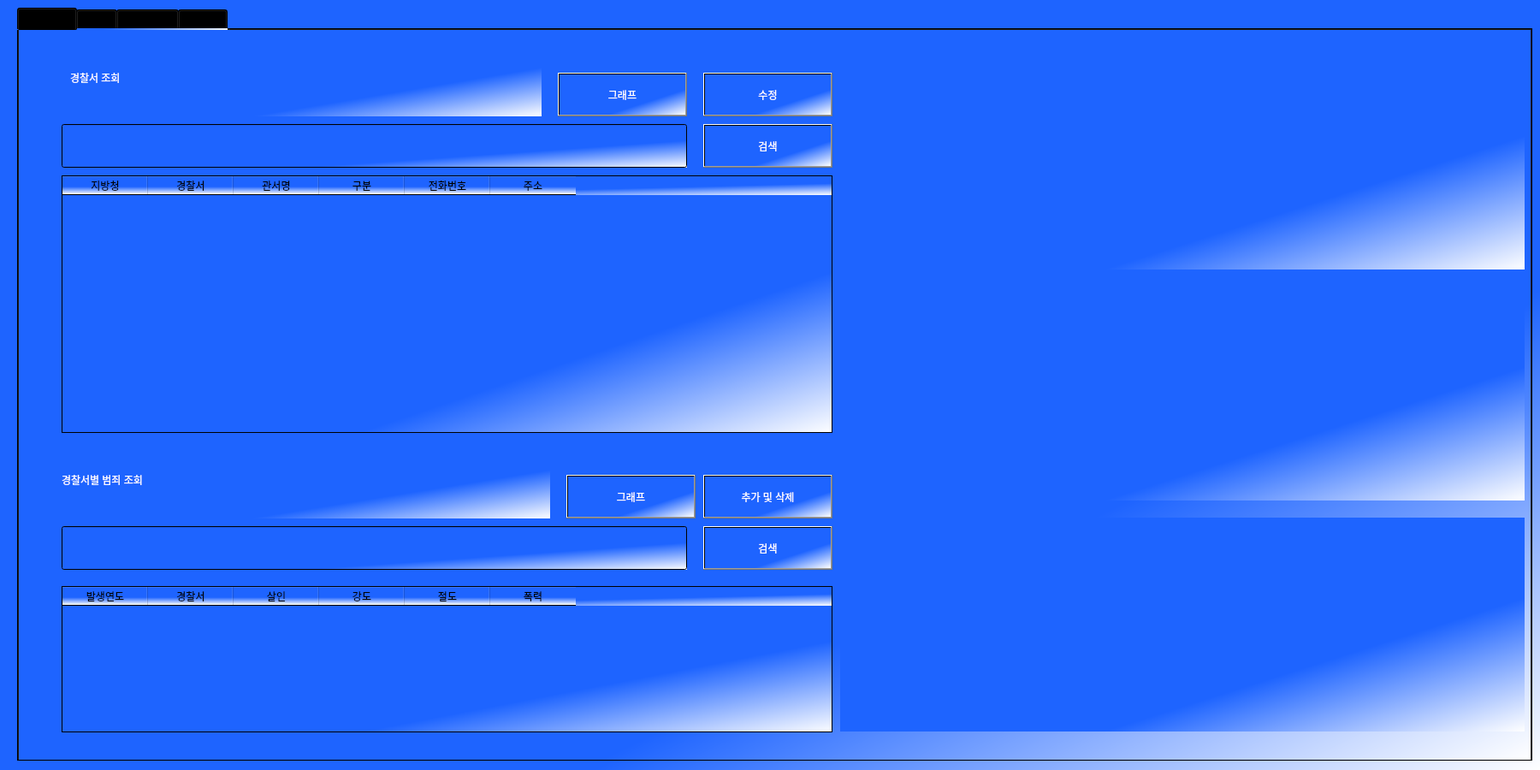
<?xml version="1.0" encoding="UTF-8"?>
<ui version="4.0">
 <class>Form</class>
 <widget class="QWidget" name="Form">
  <property name="geometry">
   <rect>
    <x>0</x>
    <y>0</y>
    <width>1800</width>
    <height>900</height>
   </rect>
  </property>
  <property name="windowTitle">
   <string>Form</string>
  </property>
  <property name="styleSheet">
   <string notr="true">background-color:qlineargradient(spread:pad, x1:0.254, y1:0.267, x2:1, y2:1, stop:0.580488 rgba(30, 100, 255, 255), stop:1 rgba(255, 255, 255, 255));</string>
  </property>
  <widget class="QTabWidget" name="tabWidget">
   <property name="geometry">
    <rect>
     <x>20</x>
     <y>9</y>
     <width>1771</width>
     <height>881</height>
    </rect>
   </property>
   <property name="currentIndex">
    <number>0</number>
   </property>
   <widget class="QWidget" name="tab">
    <attribute name="title">
     <string>메인화면</string>
    </attribute>
    <widget class="QLabel" name="label">
     <property name="geometry">
      <rect>
       <x>60</x>
       <y>10</y>
       <width>551</width>
       <height>91</height>
      </rect>
     </property>
     <property name="styleSheet">
      <string notr="true">color:rgb(255, 255, 255);
font: 75 italic 36pt &quot;Sitka Banner&quot;;
</string>
     </property>
     <property name="text">
      <string>경찰서 조회</string>
     </property>
    </widget>
    <widget class="QPushButton" name="search_pushButton">
     <property name="geometry">
      <rect>
       <x>800</x>
       <y>110</y>
       <width>151</width>
       <height>51</height>
      </rect>
     </property>
     <property name="styleSheet">
      <string notr="true">color:rgb(255, 255, 255);
font: 75 italic 18pt &quot;Sitka Banner&quot;;
</string>
     </property>
     <property name="text">
      <string>검색</string>
     </property>
    </widget>
    <widget class="QTableWidget" name="tableWidget">
     <property name="geometry">
      <rect>
       <x>50</x>
       <y>170</y>
       <width>901</width>
       <height>301</height>
      </rect>
     </property>
     <property name="editTriggers">
      <set>QAbstractItemView::NoEditTriggers</set>
     </property>
     <column>
      <property name="text">
       <string>지방청</string>
      </property>
     </column>
     <column>
      <property name="text">
       <string>경찰서</string>
      </property>
     </column>
     <column>
      <property name="text">
       <string>관서명</string>
      </property>
     </column>
     <column>
      <property name="text">
       <string>구분</string>
      </property>
     </column>
     <column>
      <property name="text">
       <string>전화번호</string>
      </property>
     </column>
     <column>
      <property name="text">
       <string>주소</string>
      </property>
     </column>
    </widget>
    <widget class="QLineEdit" name="search_lineEdit">
     <property name="geometry">
      <rect>
       <x>50</x>
       <y>110</y>
       <width>731</width>
       <height>51</height>
      </rect>
     </property>
     <property name="styleSheet">
      <string notr="true">color:rgb(255, 255, 255);
font: 75 30pt &quot;Sitka Banner&quot;;
</string>
     </property>
     <property name="text">
      <string/>
     </property>
    </widget>
    <widget class="QPushButton" name="pushButton">
     <property name="geometry">
      <rect>
       <x>800</x>
       <y>50</y>
       <width>151</width>
       <height>51</height>
      </rect>
     </property>
     <property name="styleSheet">
      <string notr="true">color:rgb(255, 255, 255);
font: 75 italic 18pt &quot;Sitka Banner&quot;;
</string>
     </property>
     <property name="text">
      <string>수정</string>
     </property>
    </widget>
    <widget class="QPushButton" name="pushButton_2">
     <property name="geometry">
      <rect>
       <x>800</x>
       <y>520</y>
       <width>151</width>
       <height>51</height>
      </rect>
     </property>
     <property name="styleSheet">
      <string notr="true">color:rgb(255, 255, 255);
font: 75 italic 18pt &quot;Sitka Banner&quot;;
</string>
     </property>
     <property name="text">
      <string>추가 및 삭제</string>
     </property>
    </widget>
    <widget class="QPushButton" name="pushButton_3">
     <property name="geometry">
      <rect>
       <x>630</x>
       <y>50</y>
       <width>151</width>
       <height>51</height>
      </rect>
     </property>
     <property name="styleSheet">
      <string notr="true">color:rgb(255, 255, 255);
font: 75 italic 18pt &quot;Sitka Banner&quot;;
</string>
     </property>
     <property name="text">
      <string>그래프</string>
     </property>
    </widget>
    <widget class="QLabel" name="label_2">
     <property name="geometry">
      <rect>
       <x>50</x>
       <y>480</y>
       <width>571</width>
       <height>91</height>
      </rect>
     </property>
     <property name="styleSheet">
      <string notr="true">color:rgb(255, 255, 255);
font: 75 italic 36pt &quot;Sitka Banner&quot;;
</string>
     </property>
     <property name="text">
      <string>경찰서별 범죄 조회</string>
     </property>
    </widget>
    <widget class="QLineEdit" name="search_lineEdit_2">
     <property name="geometry">
      <rect>
       <x>50</x>
       <y>580</y>
       <width>731</width>
       <height>51</height>
      </rect>
     </property>
     <property name="styleSheet">
      <string notr="true">color:rgb(255, 255, 255);
font: 75 30pt &quot;Sitka Banner&quot;;
</string>
     </property>
     <property name="text">
      <string/>
     </property>
    </widget>
    <widget class="QPushButton" name="search_pushButton_2">
     <property name="geometry">
      <rect>
       <x>800</x>
       <y>580</y>
       <width>151</width>
       <height>51</height>
      </rect>
     </property>
     <property name="styleSheet">
      <string notr="true">color:rgb(255, 255, 255);
font: 75 italic 18pt &quot;Sitka Banner&quot;;
</string>
     </property>
     <property name="text">
      <string>검색</string>
     </property>
    </widget>
    <widget class="QPushButton" name="pushButton_4">
     <property name="geometry">
      <rect>
       <x>640</x>
       <y>520</y>
       <width>151</width>
       <height>51</height>
      </rect>
     </property>
     <property name="styleSheet">
      <string notr="true">color:rgb(255, 255, 255);
font: 75 italic 18pt &quot;Sitka Banner&quot;;
</string>
     </property>
     <property name="text">
      <string>그래프</string>
     </property>
    </widget>
    <widget class="QTableWidget" name="tableWidget_3">
     <property name="geometry">
      <rect>
       <x>50</x>
       <y>650</y>
       <width>901</width>
       <height>171</height>
      </rect>
     </property>
     <property name="columnCount">
      <number>6</number>
     </property>
     <column>
      <property name="text">
       <string>발생연도</string>
      </property>
     </column>
     <column>
      <property name="text">
       <string>경찰서</string>
      </property>
     </column>
     <column>
      <property name="text">
       <string>살인</string>
      </property>
     </column>
     <column>
      <property name="text">
       <string>강도</string>
      </property>
     </column>
     <column>
      <property name="text">
       <string>절도</string>
      </property>
     </column>
     <column>
      <property name="text">
       <string>폭력</string>
      </property>
     </column>
    </widget>
    <widget class="PlotWidget" name="graph1" native="true">
     <property name="geometry">
      <rect>
       <x>960</x>
       <y>30</y>
       <width>800</width>
       <height>250</height>
      </rect>
     </property>
    </widget>
    <widget class="PlotWidget" name="graph2" native="true">
     <property name="geometry">
      <rect>
       <x>960</x>
       <y>300</y>
       <width>800</width>
       <height>250</height>
      </rect>
     </property>
    </widget>
    <widget class="PlotWidget" name="graph3" native="true">
     <property name="geometry">
      <rect>
       <x>960</x>
       <y>570</y>
       <width>800</width>
       <height>250</height>
      </rect>
     </property>
    </widget>
   </widget>
   <widget class="QWidget" name="tab_3">
    <attribute name="title">
     <string>수정</string>
    </attribute>
    <widget class="QLabel" name="label_55">
     <property name="geometry">
      <rect>
       <x>20</x>
       <y>10</y>
       <width>321</width>
       <height>51</height>
      </rect>
     </property>
     <property name="styleSheet">
      <string notr="true">color:rgb(255, 255, 255);
font: 75 italic 30pt &quot;Sitka Banner&quot;;
</string>
     </property>
     <property name="text">
      <string>지방청 목록</string>
     </property>
    </widget>
    <widget class="QComboBox" name="ITEMLIST_2">
     <property name="geometry">
      <rect>
       <x>20</x>
       <y>70</y>
       <width>351</width>
       <height>61</height>
      </rect>
     </property>
     <property name="styleSheet">
      <string notr="true">
background-color:rgb(255, 255, 255);
font: 20pt &quot;Cambria&quot;;
</string>
     </property>
    </widget>
    <widget class="QLabel" name="label_61">
     <property name="geometry">
      <rect>
       <x>20</x>
       <y>150</y>
       <width>321</width>
       <height>51</height>
      </rect>
     </property>
     <property name="styleSheet">
      <string notr="true">color:rgb(255, 255, 255);
font: 75 italic 30pt &quot;Sitka Banner&quot;;
</string>
     </property>
     <property name="text">
      <string>경찰서 목록</string>
     </property>
    </widget>
    <widget class="QComboBox" name="ITEMLIST_5">
     <property name="geometry">
      <rect>
       <x>20</x>
       <y>200</y>
       <width>351</width>
       <height>61</height>
      </rect>
     </property>
     <property name="styleSheet">
      <string notr="true">
background-color:rgb(255, 255, 255);
font: 20pt &quot;Cambria&quot;;
</string>
     </property>
    </widget>
    <widget class="QLabel" name="label_62">
     <property name="geometry">
      <rect>
       <x>20</x>
       <y>270</y>
       <width>321</width>
       <height>51</height>
      </rect>
     </property>
     <property name="styleSheet">
      <string notr="true">color:rgb(255, 255, 255);
font: 75 italic 30pt &quot;Sitka Banner&quot;;
</string>
     </property>
     <property name="text">
      <string>관서명(세부지역)</string>
     </property>
    </widget>
    <widget class="QComboBox" name="ITEMLIST_6">
     <property name="geometry">
      <rect>
       <x>20</x>
       <y>330</y>
       <width>351</width>
       <height>61</height>
      </rect>
     </property>
     <property name="styleSheet">
      <string notr="true">
background-color:rgb(255, 255, 255);
font: 20pt &quot;Cambria&quot;;
</string>
     </property>
    </widget>
    <widget class="QLabel" name="label_63">
     <property name="geometry">
      <rect>
       <x>20</x>
       <y>400</y>
       <width>321</width>
       <height>51</height>
      </rect>
     </property>
     <property name="styleSheet">
      <string notr="true">color:rgb(255, 255, 255);
font: 75 italic 30pt &quot;Sitka Banner&quot;;
</string>
     </property>
     <property name="text">
      <string>경찰_구분</string>
     </property>
    </widget>
    <widget class="QLineEdit" name="ITEMNAME_7">
     <property name="geometry">
      <rect>
       <x>20</x>
       <y>450</y>
       <width>351</width>
       <height>61</height>
      </rect>
     </property>
     <property name="styleSheet">
      <string notr="true">color:rgb(255, 255, 255);
font: 75 30pt &quot;Sitka Banner&quot;;
</string>
     </property>
     <property name="text">
      <string/>
     </property>
    </widget>
    <widget class="QLabel" name="label_64">
     <property name="geometry">
      <rect>
       <x>20</x>
       <y>520</y>
       <width>321</width>
       <height>51</height>
      </rect>
     </property>
     <property name="styleSheet">
      <string notr="true">color:rgb(255, 255, 255);
font: 75 italic 30pt &quot;Sitka Banner&quot;;
</string>
     </property>
     <property name="text">
      <string>경찰_전화번호</string>
     </property>
    </widget>
    <widget class="QLineEdit" name="ITEMNAME_8">
     <property name="geometry">
      <rect>
       <x>20</x>
       <y>570</y>
       <width>351</width>
       <height>61</height>
      </rect>
     </property>
     <property name="styleSheet">
      <string notr="true">color:rgb(255, 255, 255);
font: 75 30pt &quot;Sitka Banner&quot;;
</string>
     </property>
     <property name="text">
      <string/>
     </property>
    </widget>
    <widget class="QLabel" name="label_65">
     <property name="geometry">
      <rect>
       <x>20</x>
       <y>640</y>
       <width>321</width>
       <height>51</height>
      </rect>
     </property>
     <property name="styleSheet">
      <string notr="true">color:rgb(255, 255, 255);
font: 75 italic 30pt &quot;Sitka Banner&quot;;
</string>
     </property>
     <property name="text">
      <string>경찰_주소</string>
     </property>
    </widget>
    <widget class="QLineEdit" name="ITEMNAME_9">
     <property name="geometry">
      <rect>
       <x>20</x>
       <y>700</y>
       <width>351</width>
       <height>61</height>
      </rect>
     </property>
     <property name="styleSheet">
      <string notr="true">color:rgb(255, 255, 255);
font: 75 30pt &quot;Sitka Banner&quot;;
</string>
     </property>
     <property name="text">
      <string/>
     </property>
    </widget>
    <widget class="QPushButton" name="CHANGEBUTTON_3">
     <property name="geometry">
      <rect>
       <x>20</x>
       <y>770</y>
       <width>171</width>
       <height>71</height>
      </rect>
     </property>
     <property name="styleSheet">
      <string notr="true">QPushButton{
border-radius: 20px;
background-color:rgb(255, 255, 255);
font: 20pt &quot;Cambria&quot;;
color: rgb(0, 0, 0)
}</string>
     </property>
     <property name="text">
      <string>데이터 수정</string>
     </property>
    </widget>
    <widget class="QPushButton" name="CHANGEBUTTON_4">
     <property name="geometry">
      <rect>
       <x>210</x>
       <y>770</y>
       <width>171</width>
       <height>71</height>
      </rect>
     </property>
     <property name="styleSheet">
      <string notr="true">QPushButton{
border-radius: 20px;
background-color:rgb(255, 255, 255);
font: 20pt &quot;Cambria&quot;;
color: rgb(0, 0, 0)
}</string>
     </property>
     <property name="text">
      <string>메인화면</string>
     </property>
    </widget>
    <widget class="QTableWidget" name="tableWidget_5">
     <property name="geometry">
      <rect>
       <x>430</x>
       <y>30</y>
       <width>621</width>
       <height>451</height>
      </rect>
     </property>
     <property name="editTriggers">
      <set>QAbstractItemView::NoEditTriggers</set>
     </property>
     <property name="columnCount">
      <number>6</number>
     </property>
     <column>
      <property name="text">
       <string>지방청</string>
      </property>
     </column>
     <column>
      <property name="text">
       <string>경찰서</string>
      </property>
     </column>
     <column>
      <property name="text">
       <string>관서명</string>
      </property>
     </column>
     <column>
      <property name="text">
       <string>구분</string>
      </property>
     </column>
     <column>
      <property name="text">
       <string>전화번호</string>
      </property>
     </column>
     <column>
      <property name="text">
       <string>주소</string>
      </property>
     </column>
    </widget>
   </widget>
   <widget class="QWidget" name="tab_2">
    <attribute name="title">
     <string>추가,삭제</string>
    </attribute>
    <widget class="QLabel" name="label_52">
     <property name="geometry">
      <rect>
       <x>30</x>
       <y>170</y>
       <width>221</width>
       <height>51</height>
      </rect>
     </property>
     <property name="styleSheet">
      <string notr="true">color:rgb(255, 255, 255);
font: 75 italic 30pt &quot;Sitka Banner&quot;;
</string>
     </property>
     <property name="text">
      <string>범죄 유형</string>
     </property>
    </widget>
    <widget class="QLineEdit" name="ITEMNAME_2">
     <property name="geometry">
      <rect>
       <x>20</x>
       <y>230</y>
       <width>341</width>
       <height>61</height>
      </rect>
     </property>
     <property name="styleSheet">
      <string notr="true">color:rgb(255, 255, 255);
font: 75 30pt &quot;Sitka Banner&quot;;
</string>
     </property>
     <property name="text">
      <string/>
     </property>
    </widget>
    <widget class="QLabel" name="label_53">
     <property name="geometry">
      <rect>
       <x>30</x>
       <y>300</y>
       <width>221</width>
       <height>51</height>
      </rect>
     </property>
     <property name="styleSheet">
      <string notr="true">color:rgb(255, 255, 255);
font: 75 italic 30pt &quot;Sitka Banner&quot;;
</string>
     </property>
     <property name="text">
      <string>범죄 건수</string>
     </property>
    </widget>
    <widget class="QLineEdit" name="ITEMNAME_3">
     <property name="geometry">
      <rect>
       <x>20</x>
       <y>360</y>
       <width>341</width>
       <height>61</height>
      </rect>
     </property>
     <property name="styleSheet">
      <string notr="true">color:rgb(255, 255, 255);
font: 75 30pt &quot;Sitka Banner&quot;;
</string>
     </property>
     <property name="text">
      <string/>
     </property>
    </widget>
    <widget class="QPushButton" name="CHANGEBUTTON">
     <property name="geometry">
      <rect>
       <x>20</x>
       <y>450</y>
       <width>171</width>
       <height>71</height>
      </rect>
     </property>
     <property name="styleSheet">
      <string notr="true">QPushButton{
border-radius: 20px;
background-color:rgb(255, 255, 255);
font: 20pt &quot;Cambria&quot;;
color: rgb(0, 0, 0)
}</string>
     </property>
     <property name="text">
      <string>추가</string>
     </property>
    </widget>
    <widget class="QLabel" name="label_54">
     <property name="geometry">
      <rect>
       <x>20</x>
       <y>10</y>
       <width>231</width>
       <height>51</height>
      </rect>
     </property>
     <property name="styleSheet">
      <string notr="true">color:rgb(255, 255, 255);
font: 75 italic 30pt &quot;Sitka Banner&quot;;
</string>
     </property>
     <property name="text">
      <string>경찰서 목록</string>
     </property>
    </widget>
    <widget class="QComboBox" name="comboBox">
     <property name="geometry">
      <rect>
       <x>20</x>
       <y>70</y>
       <width>351</width>
       <height>81</height>
      </rect>
     </property>
     <property name="styleSheet">
      <string notr="true">
background-color:rgb(255, 255, 255);
font: 20pt &quot;Cambria&quot;;
</string>
     </property>
    </widget>
    <widget class="QTableWidget" name="tableWidget_2">
     <property name="geometry">
      <rect>
       <x>390</x>
       <y>50</y>
       <width>1341</width>
       <height>271</height>
      </rect>
     </property>
     <property name="columnCount">
      <number>6</number>
     </property>
     <column>
      <property name="text">
       <string>발생연도</string>
      </property>
     </column>
     <column>
      <property name="text">
       <string>경찰서</string>
      </property>
     </column>
     <column>
      <property name="text">
       <string>살인</string>
      </property>
     </column>
     <column>
      <property name="text">
       <string>강도</string>
      </property>
     </column>
     <column>
      <property name="text">
       <string>절도</string>
      </property>
     </column>
     <column>
      <property name="text">
       <string>폭력</string>
      </property>
     </column>
    </widget>
    <widget class="QPushButton" name="CHANGEBUTTON_5">
     <property name="geometry">
      <rect>
       <x>200</x>
       <y>450</y>
       <width>171</width>
       <height>71</height>
      </rect>
     </property>
     <property name="styleSheet">
      <string notr="true">QPushButton{
border-radius: 20px;
background-color:rgb(255, 255, 255);
font: 20pt &quot;Cambria&quot;;
color: rgb(0, 0, 0)
}</string>
     </property>
     <property name="text">
      <string>삭제</string>
     </property>
    </widget>
   </widget>
   <widget class="QWidget" name="tab_4">
    <attribute name="title">
     <string>그래프</string>
    </attribute>
   </widget>
  </widget>
 </widget>
 <customwidgets>
  <customwidget>
   <class>PlotWidget</class>
   <extends>QWidget</extends>
   <header location="global">pyqtgraph</header>
   <container>1</container>
  </customwidget>
 </customwidgets>
 <resources/>
 <connections/>
</ui>
